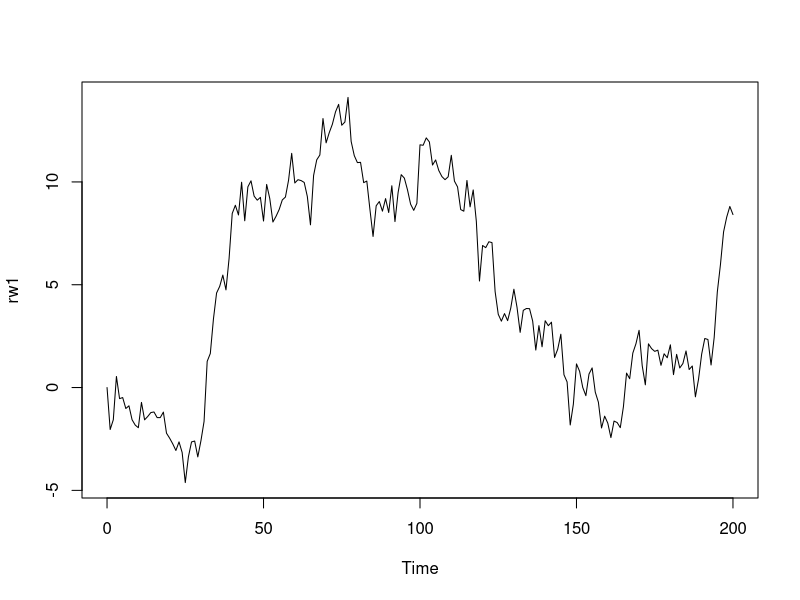
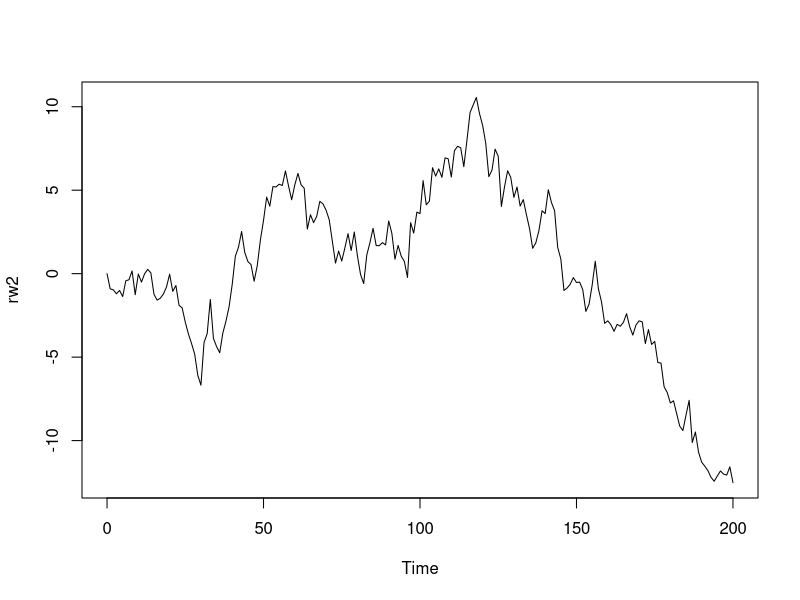
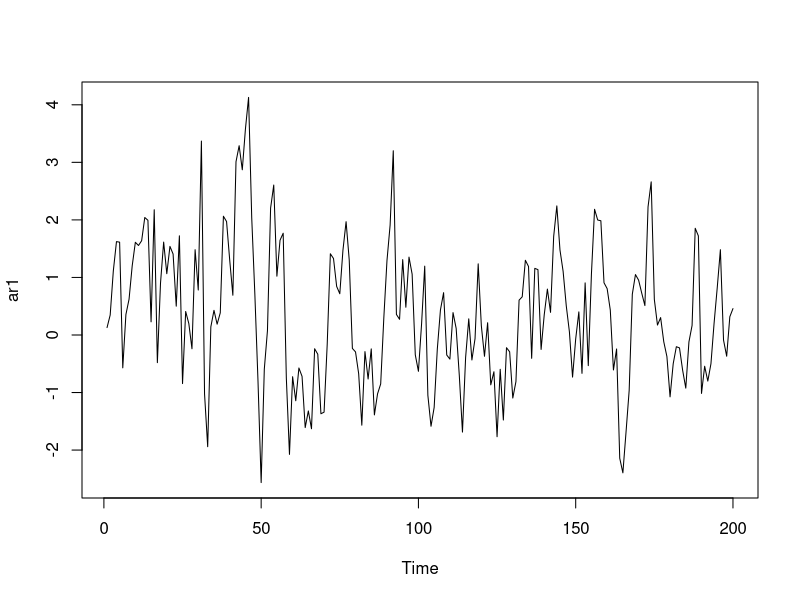
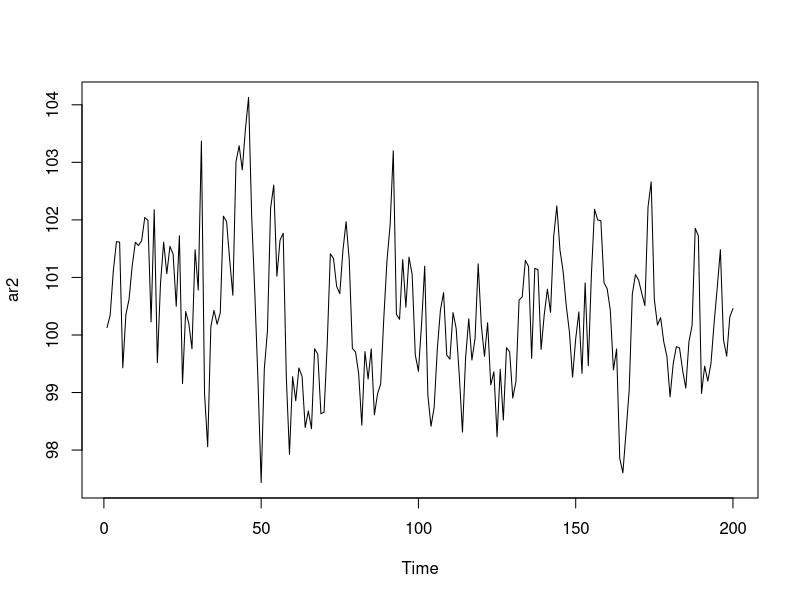
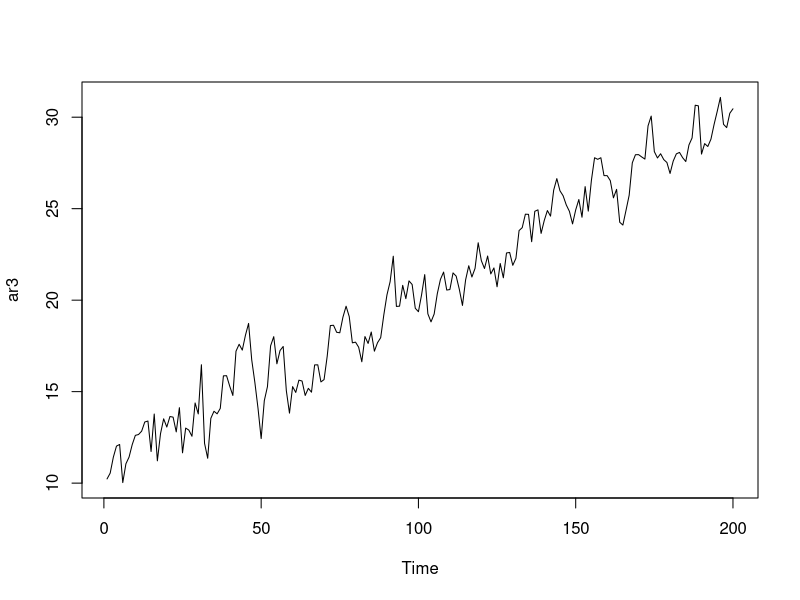
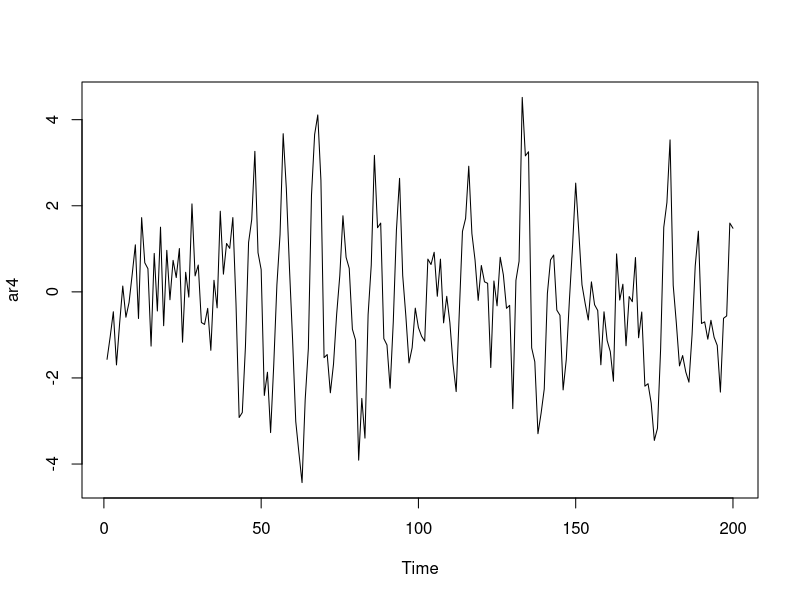

These charts were generated, in order, by the following R code:
## ---- chunk 1
library(urca)
## ---- chunk 2
rw1 <- arima.sim(model = list(order = c(0, 1, 0)), n = 200)
rw2 <- arima.sim(model = list(order = c(0, 1, 0)), n = 200)

# rw2 <- 1.5 * rw1 + rnorm(n = 200)
plot(rw1)
plot(rw2)
## ---- chunk 3
summary(lm(rw2 ~ rw1))
## ---- chunk 4
summary(ur.df(rw1, type = "none", lags = 0))
## ---- chunk 5
set.seed(5445)
ar1 <- arima.sim(n = 200, model = list(ar = 0.7))
plot(ar1)
## ---- chunk 6
summary(ur.df(ar1, type = "none", lags = 0))
## ---- chunk 7
ar2 <- 100 + ar1
plot(ar2)
## ---- chunk 8
summary(ur.df(ar2, type = "none", lags = 0))
## ---- chunk 9
summary(ur.df(ar2, type = "drift", lags = 0))
## ---- chunk 10
ar3 <- 10 + 0.1*(1:length(ar1)) + ar1
plot(ar3)
## ---- chunk 11
summary(ur.df(ar3, type = "drift", lags = 0))
## ---- chunk 12
summary(ur.df(ar3, type = "trend", lags = 0))
## ---- chunk 13
set.seed(521)
ar4 <- arima.sim(n = 200, model = list(ar = c(0.6, 0.4, -0.7)))
plot(ar4)
## ---- chunk 14
summary(ur.df(ar4, type = "none", lags = 0))
## ---- chunk 15
summary(ur.df(ar4, type = "none", selectlags = "AIC"))
## ---- chunk 16
summary(ur.kpss(rw1))
summary(ur.kpss(ar1))
